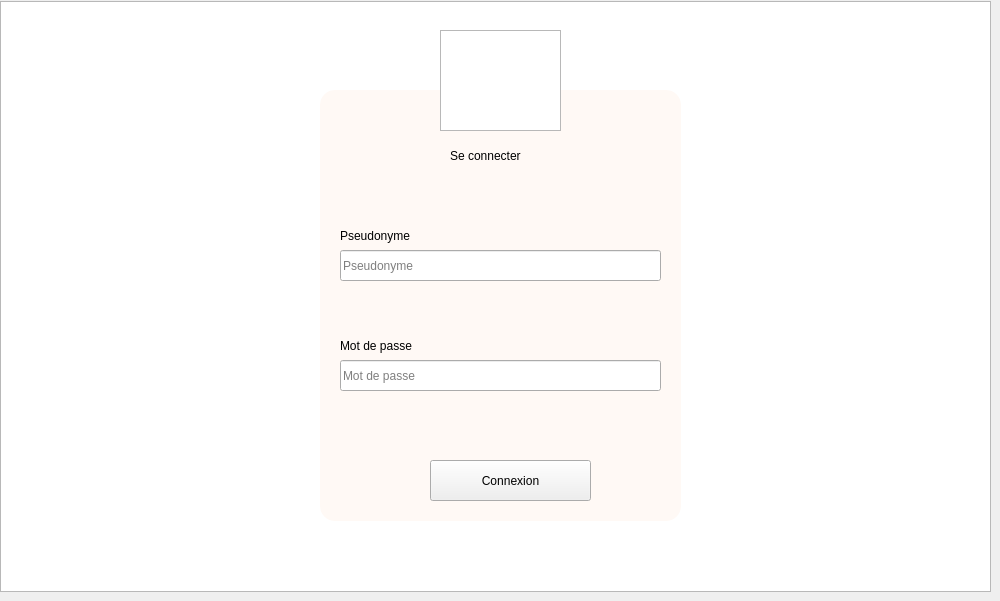
    <widget class="QWidget" name="page">
     <widget class="QGraphicsView" name="graphicsView_23">
      <property name="geometry">
       <rect>
        <x>440</x>
        <y>30</y>
        <width>121</width>
        <height>101</height>
       </rect>
      </property>
      <property name="styleSheet">
       <string notr="true">border-image: url(:/images/users-18-512.png);
</string>
      </property>
     </widget>
     <widget class="QFrame" name="frame_34">
      <property name="geometry">
       <rect>
        <x>320</x>
        <y>90</y>
        <width>361</width>
        <height>431</height>
       </rect>
      </property>
      <property name="mouseTracking">
       <bool>false</bool>
      </property>
      <property name="styleSheet">
       <string notr="true">
QFrame#frame_34{
background:rgba(255,245,238,0.6);
border-radius:15px;}</string>
      </property>
      <property name="frameShape">
       <enum>QFrame::StyledPanel</enum>
      </property>
      <property name="frameShadow">
       <enum>QFrame::Raised</enum>
      </property>
      <widget class="QPushButton" name="connexion_4">
       <property name="geometry">
        <rect>
         <x>110</x>
         <y>370</y>
         <width>161</width>
         <height>41</height>
        </rect>
       </property>
       <property name="text">
        <string>Connexion</string>
       </property>
      </widget>
      <widget class="QLineEdit" name="pseudo_4">
       <property name="geometry">
        <rect>
         <x>20</x>
         <y>160</y>
         <width>321</width>
         <height>31</height>
        </rect>
       </property>
       <property name="text">
        <string/>
       </property>
       <property name="readOnly">
        <bool>false</bool>
       </property>
       <property name="placeholderText">
        <string>Pseudonyme</string>
       </property>
      </widget>
      <widget class="QLineEdit" name="mdp_4">
       <property name="enabled">
        <bool>true</bool>
       </property>
       <property name="geometry">
        <rect>
         <x>20</x>
         <y>270</y>
         <width>321</width>
         <height>31</height>
        </rect>
       </property>
       <property name="text">
        <string/>
       </property>
       <property name="echoMode">
        <enum>QLineEdit::Password</enum>
       </property>
       <property name="readOnly">
        <bool>false</bool>
       </property>
       <property name="placeholderText">
        <string>Mot de passe</string>
       </property>
      </widget>
      <widget class="QLabel" name="label_109">
       <property name="geometry">
        <rect>
         <x>20</x>
         <y>130</y>
         <width>141</width>
         <height>31</height>
        </rect>
       </property>
       <property name="text">
        <string>Pseudonyme</string>
       </property>
      </widget>
      <widget class="QLabel" name="label_108">
       <property name="geometry">
        <rect>
         <x>20</x>
         <y>240</y>
         <width>141</width>
         <height>31</height>
        </rect>
       </property>
       <property name="text">
        <string>Mot de passe</string>
       </property>
      </widget>
      <widget class="QLabel" name="label_107">
       <property name="geometry">
        <rect>
         <x>130</x>
         <y>50</y>
         <width>111</width>
         <height>31</height>
        </rect>
       </property>
       <property name="text">
        <string>Se connecter</string>
       </property>
      </widget>
     </widget>
     <widget class="QGraphicsView" name="graphicsView_24">
      <property name="geometry">
       <rect>
        <x>0</x>
        <y>1</y>
        <width>991</width>
        <height>591</height>
       </rect>
      </property>
      <property name="styleSheet">
       <string notr="true">border-image: url(:/images/blog-image--workplace-orientation-01.png);</string>
      </property>
     </widget>
     <zorder>graphicsView_24</zorder>
     <zorder>frame_34</zorder>
     <zorder>graphicsView_23</zorder>
    </widget>
